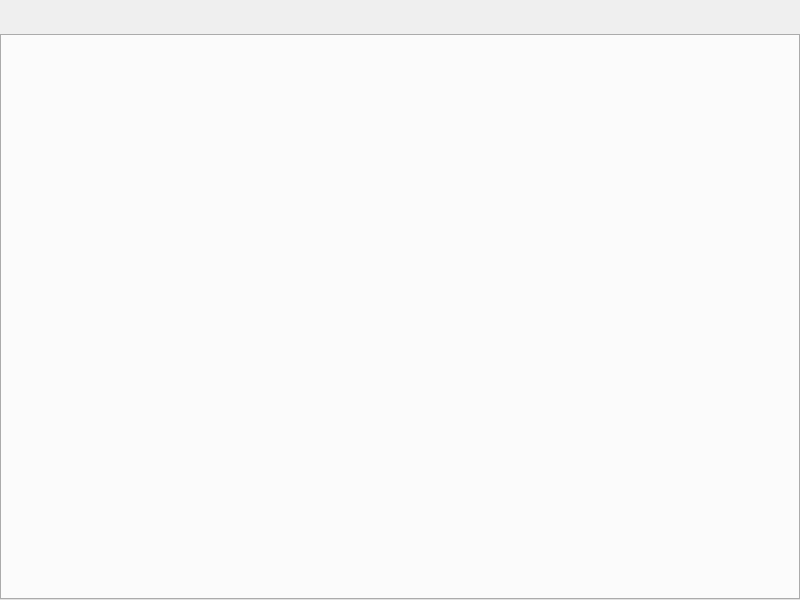
<?xml version="1.0" encoding="UTF-8"?>
<ui version="4.0">
 <class>MyMainWindow</class>
 <widget class="QMainWindow" name="MyMainWindow">
  <property name="geometry">
   <rect>
    <x>0</x>
    <y>0</y>
    <width>800</width>
    <height>600</height>
   </rect>
  </property>
  <property name="minimumSize">
   <size>
    <width>600</width>
    <height>400</height>
   </size>
  </property>
  <property name="windowTitle">
   <string>MyMainWindow</string>
  </property>
  <property name="styleSheet">
   <string notr="true"/>
  </property>
  <widget class="QWidget" name="centralWidget">
   <property name="styleSheet">
    <string notr="true"/>
   </property>
   <widget class="QTabWidget" name="mainTabWidget">
    <property name="geometry">
     <rect>
      <x>0</x>
      <y>34</y>
      <width>800</width>
      <height>566</height>
     </rect>
    </property>
    <property name="minimumSize">
     <size>
      <width>0</width>
      <height>0</height>
     </size>
    </property>
    <property name="currentIndex">
     <number>-1</number>
    </property>
   </widget>
  </widget>
 </widget>
 <layoutdefault spacing="6" margin="11"/>
 <resources>
  <include location="QtGuiApplicationTest.qrc"/>
 </resources>
 <connections/>
</ui>
